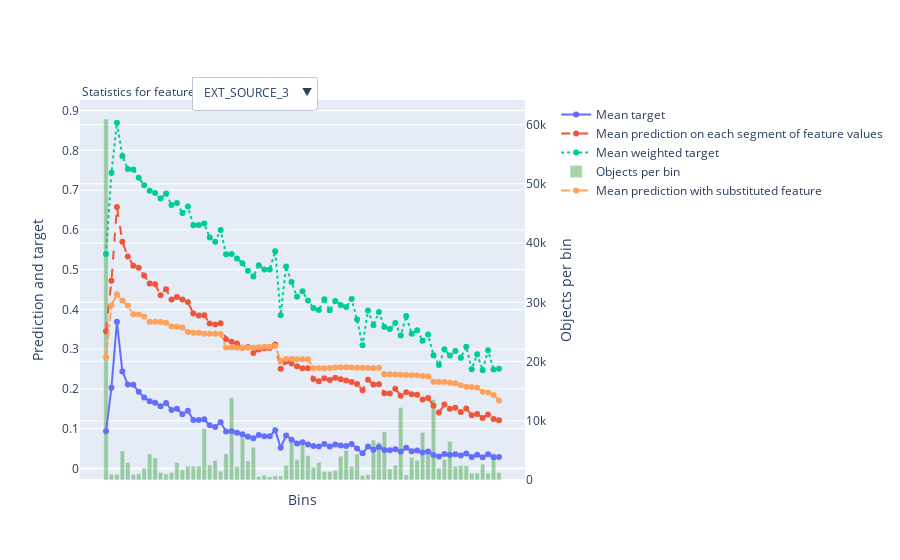

Notebook cell for this chart:
### Markdown cell above
**Feature Selection Analysis - Step 1: Initial Importance Analysis** 


**[Feature analysis chart:](https://catboost.ai/docs/en/concepts/feature-analysis-graph)**

This functionality provides calculated and plotted feature-specific statistics and visualizes how CatBoost is splitting the data for each feature. More specifically, the statistics are:

- Mean target value for each bin (bins groups continuous feature) or category (supported currently for only One-Hot Encoded features)
- Mean prediction value for each bin
- Number of data instances (object) in each bin
- Predictions for various feature values

### Code cell
res = catboost_model.calc_feature_statistics(
    X_train_processed_df,
    y_train,
    feature=["EXT_SOURCE_3", "AGE", "AMT_CREDIT"],
    plot=True,
)
